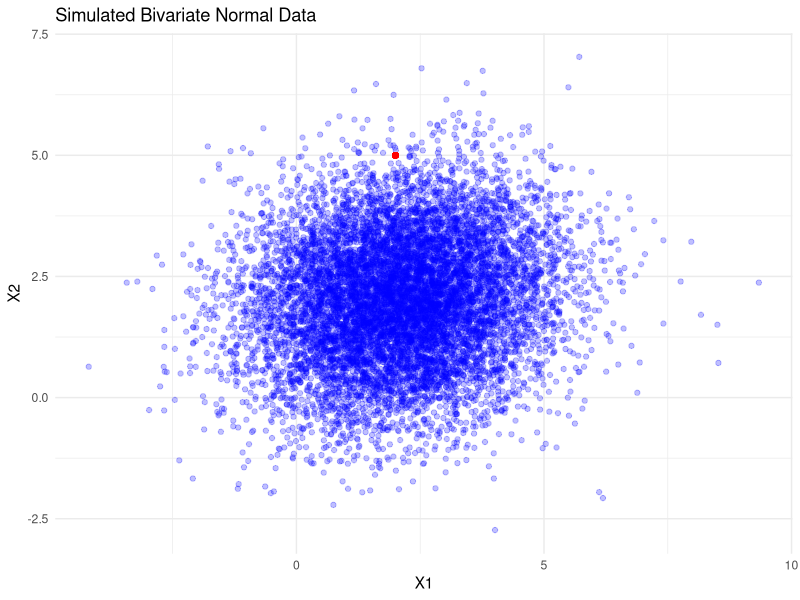

Recreate this plot in R.

library(MASS)  # For mvrnorm
library(ggplot2)  # For plotting

data1 <- data.frame(PC1 = rpois(100, 2),
                   PC2 = rpois(100, 2),
                   Status = sample(c('M','D','F'), replace =T, size = 100))


data = data1[,1:2]
# Estimate parameters from data (two columns indicating coordinates)
mu_hat <- colMeans(data)  # Estimated mean
Sigma_hat <- cov(data)  # Estimated covariance matrix

# Step 2: Simulate data from the estimated bivariate normal distribution
simulated_data <- mvrnorm(n = 10000, mu = mu_hat, Sigma = Sigma_hat) ### here, this needs to be males and females only

# Step 3: Plot the simulated data
df_sim <- as.data.frame(simulated_data)
colnames(df_sim) <- c("X1", "X2")

ggplot(df_sim, aes(x = X1, y = X2)) +
  geom_point(color = "blue", alpha = 0.25) +
  labs(title = "Simulated Bivariate Normal Data") +
  theme_minimal()+
  geom_point(aes(x = 2, y = 5), color = 'red')

# Step 4: Calculate p-value for a given coordinate (a, b)
a <- data1[1,1]  # Example coordinate
b <- data1[1,2]

# Compute Mahalanobis distance
point <- c(a, b)
mahalanobis_dist <- mahalanobis(point, mu_hat, Sigma_hat)

# Compute p-value using chi-square distribution with 2 degrees of freedom
p_value <- 1 - pchisq(mahalanobis_dist, df = 2)
p_value


#so I think here I input the whole set of males and females and calcuate if the mean dominant is significant?
